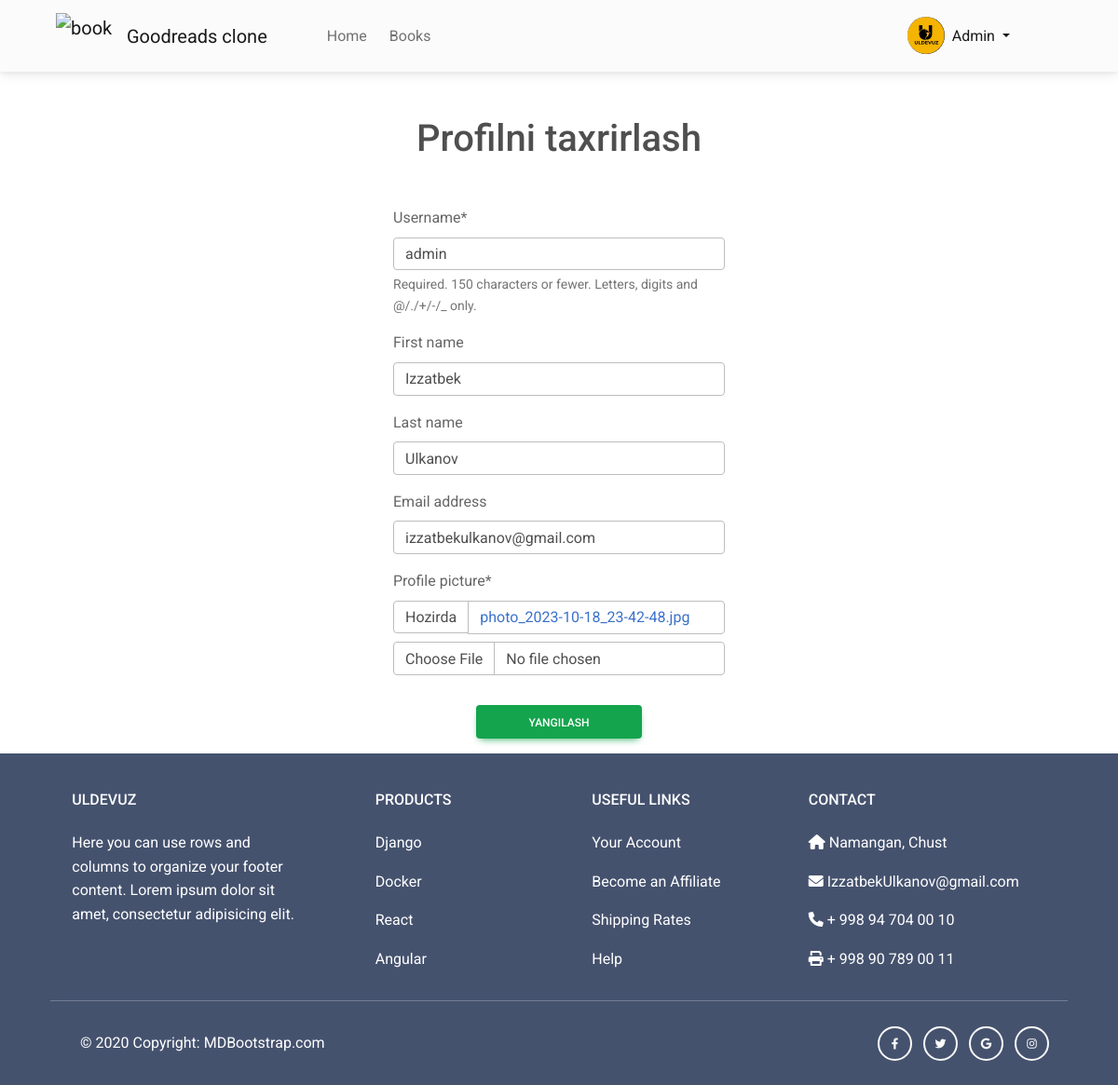
Before: /users/profile/edit/ (signed in) with the older database file.
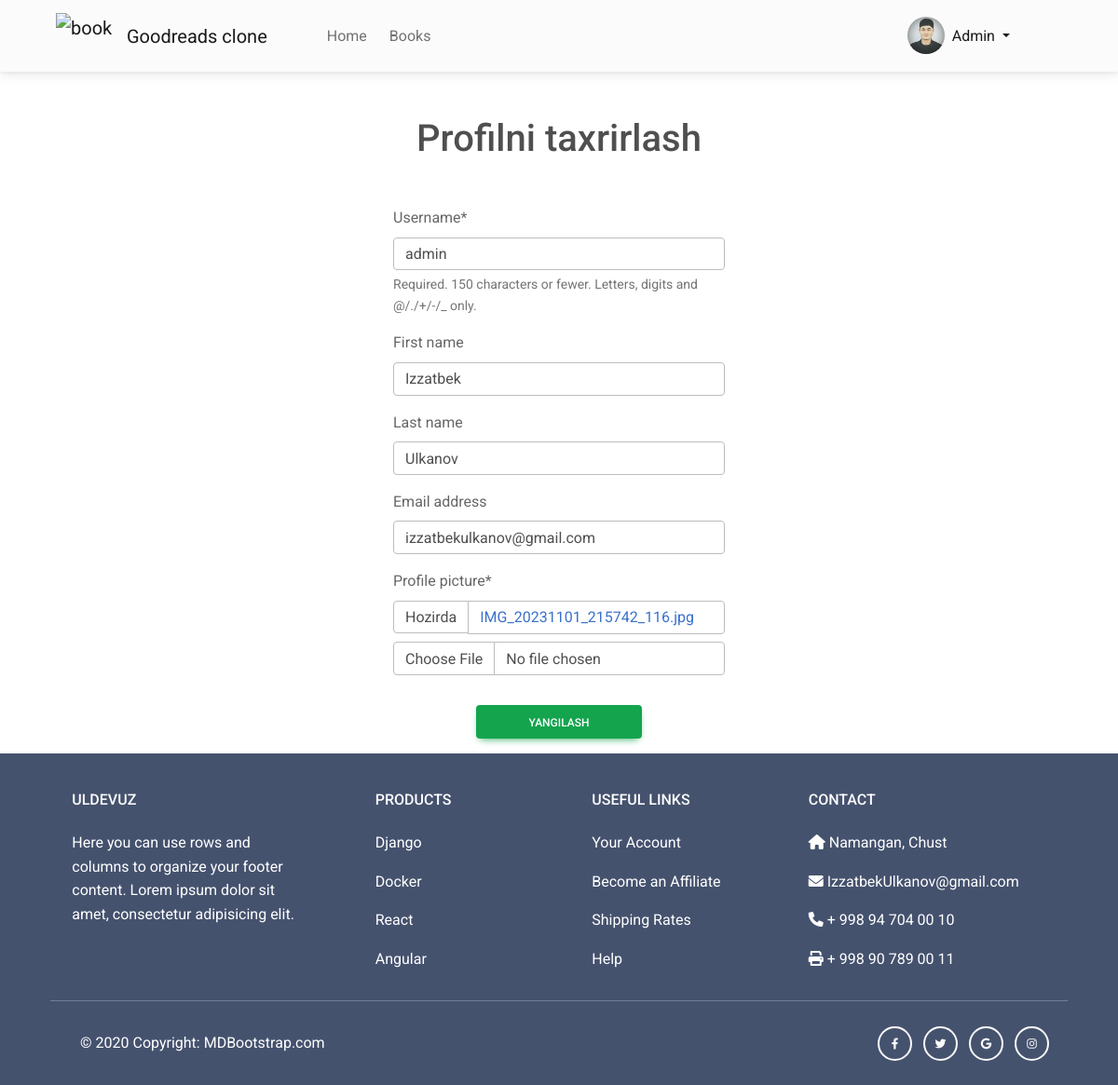
After: the same page with the newer database file.
### users/models.py (models this page shows)
class CustomUser(AbstractUser):
    profile_picture = models.ImageField(default='default_profile_pic.png')

### users/views.py (the view, shortened to what this page needs)
# urls.py: path('profile/edit/', ProfileUpdateView.as_view(), name = 'profile_edit'),
class ProfileUpdateView(LoginRequiredMixin, View):
    def get(self, request):
        user_update_form = UserUpdateForm(instance=request.user)
        return render(request, 'users/profile_edit.html', {'form': user_update_form})

### users/forms.py
class UserUpdateForm(forms.ModelForm):
    class Meta:
        model = CustomUser
        fields = ('username', 'first_name', 'last_name', 'email', 'profile_picture',)

### users/templates/users/profile_edit.html (shortened to what this page needs)
{% extends 'base.html' %}
{% load crispy_forms_tags %}
{% block content %}
<h1 class="my-5 text-center">Profilni taxrirlash</h1>
<div class="row justify-content-center">
    <div class="col-4">
        <form method="post" enctype="multipart/form-data">
            {{ form | crispy }}
            <div class="d-grid gap-2 col-6 mx-auto">
                <button class="btn btn-success my-3 " type="submit">Yangilash</button>
            </div>
        </form>
    </div>
</div>
{% endblock %}

### templates/header.html (shortened to what this page needs)
<nav class="navbar navbar-expand-lg navbar-light bg-light">
  <div class="container-fluid">
    <img width="60" height="60" class="navbar-brand ms-5"src="https://img.icons8.com/3d-fluency/94/book-shelf.png" alt="book-shelf"/>
    <a class="navbar-brand me-5" href="{% url 'landing_page' %}">Goodreads clone</a>
    <div class="collapse navbar-collapse" id="navbarSupportedContent">
      <ul class="navbar-nav me-auto mb-2 mb-lg-0">
        <li class="nav-item">
            <a class="nav-link mx-2 {% if request.path == home_page_url %} active {% endif %}" aria-current="page" href="{{ home_page_url }}">Home</a>
        </li>
        <li class="nav-item">
          <a class="nav-link {% if request.path == books_list_url %} active {% endif %}" aria-current="page" href="{{ books_list_url }}">Books</a>
        </li>
      </ul>
    <div class="mx-5 d-flex">
      {% if request.user.is_authenticated %}
        <img class="profile_pic_admin mt-2 mt-lg-0 header_image" src="{{ user.profile_picture.url }}" alt="{{ user.profile_picture.name }} ">
        <ul class="navbar-nav me-5 d-block">
          <li class="nav-item dropdown">
               <a class="nav-link dropdown-toggle active" href="#" id="navbarDropdown" role="button" data-bs-toggle="dropdown" aria-expanded="false">
                {{ request.user.username.title }}
              </a>
          </li>
        </ul>
      {% else %}
        <div class="me-5">
          <a class="btn btn-outline-primary" href="{% url 'users:login' %}">Kirish</a>
          <a class="btn btn-outline-success" href="{% url 'users:register' %}">Ro'yxatdan o'tish</a>
        </div>
      {% endif %}
    </div>
    </div>
  </div>
</nav>

Changed rows visible on the page:
changed CustomUser "Admin": profile_picture: a different picture
Other visible differences:
text no longer shown: "Username * Required. 150 characters or fewer. Letters, digits and @/./+/-/_ only. First name Last name Email address Profile picture * Hozirda photo_2023-10-18_23-42-48.jpg"
text now shown: "Username * Required. 150 characters or fewer. Letters, digits and @/./+/-/_ only. First name Last name Email address Profile picture * Hozirda IMG_20231101_215742_116.jpg"
